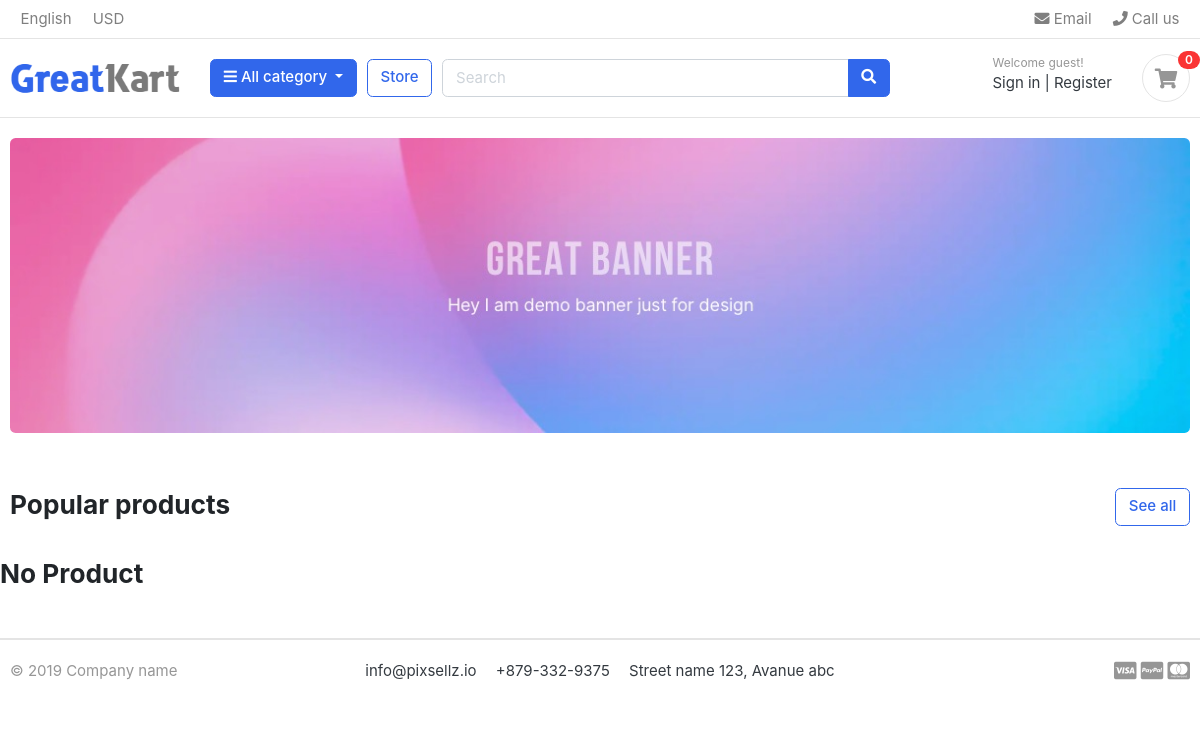
Before: / with the older database file.
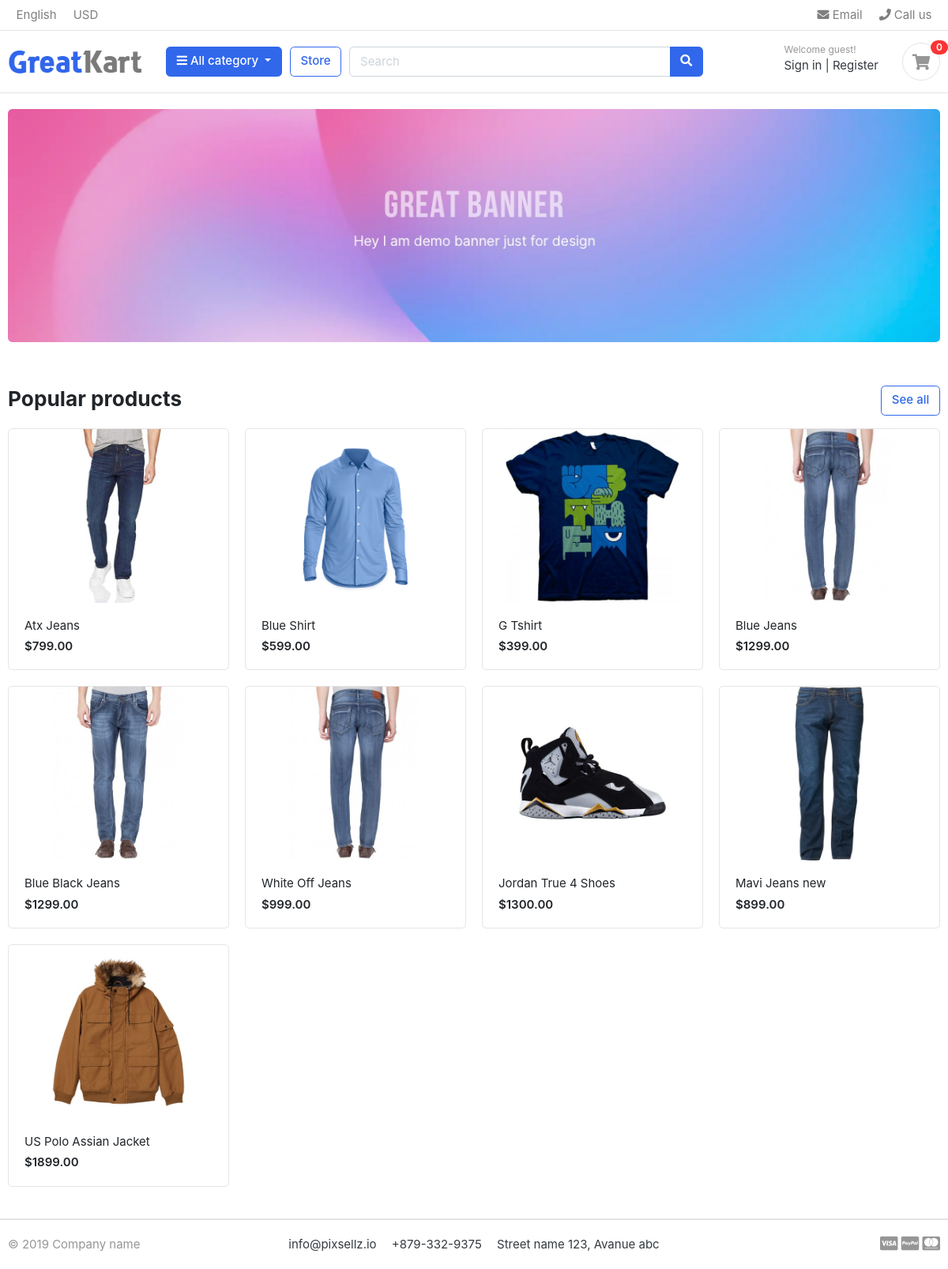
After: the same page with the newer database file.
### store/models.py (models this page shows, shortened)
class Product(models.Model):
    product_name = models.CharField(max_length=255, unique=True)
    slug = models.SlugField(max_length=255, unique=True)
    description = models.TextField(max_length=500, blank=True)
    price = models.DecimalField(max_digits=7, decimal_places=2)
    image = models.ImageField(upload_to='photos/products')
    stock = models.SmallIntegerField()
    is_available = models.BooleanField(default=True)
    catagory = models.ForeignKey(Catagory, on_delete=models.CASCADE)
    created_date = models.DateTimeField(auto_now_add=True)
    modified_date = models.DateTimeField(auto_now=True)
    class Meta:
        ordering = ['id']

### eyeview/views.py (the view)
# urls.py: path('', home, name="home"),
def home(request):
    products = Product.objects.all().filter(is_available=True)
    context = {'products':products}
    return render(request, 'home.html', context)

### templates/home.html
{% extends "base.html" %}
{% load static %}
{% block content %}
<section class="section-intro padding-y-sm">
    <div class="container">
        <div class="intro-banner-wrap">
            <img src="{% static 'images/banners/1.jpg' %}" class="img-fluid rounded">
        </div>
    </div>
</section>
<section class="section-name padding-y-sm">
    <div class="container">
        <header class="section-heading">
            <a href="./store.html" class="btn btn-outline-primary float-right">See all</a>
            <h3 class="section-title">Popular products</h3>
        </header>
        <div class="row">
            {% if products %}
            {% for product in products %}
            <div class="col-md-3">
                <div class="card card-product-grid">
                    <a href="./product-detail.html" class="img-wrap"> <img src="{{ product.image }}" alt="{{ product.product_name }}">
                    </a>
                    <figcaption class="info-wrap">
                        <a href="./product-detail.html" class="title">{{ product.product_name }}</a>
                        <div class="price mt-1">${{ product.price }}</div>
                    </figcaption>
                </div>
            </div>
            {% endfor %}
            {% else %}
            <header class="section-heading">
                <h3 class="section-title">No Product</h3>
            </header>
            {% endif %}
        </div>
    </div>
</section>
{% endblock %}

### templates/base.html (shortened to what this page needs)
{% load static %}
<!DOCTYPE HTML>
<html lang="en">
<head>
    <link href="{% static 'css/bootstrap.css'%}" rel="stylesheet" type="text/css" />
    <link href="{%static 'fonts/fontawesome/css/all.min.css' %}" type="text/css" rel="stylesheet">
    <link href="{% static 'css/ui.css' %}" rel="stylesheet" type="text/css" />
    <link href="{% static 'css/responsive.css' %}" rel="stylesheet" media="only screen and (max-width: 1200px)" />
</head>
<body>
    {% include "include/navbar.html" %}
    {% block content %}
    {% endblock %}
    {% include "include/footer.html"%}

### templates/include/navbar.html (shortened to what this page needs)
{% load static %}
<header class="section-header">
    <nav class="navbar p-md-0 navbar-expand-sm navbar-light border-bottom">
        <div class="container">
            <div class="collapse navbar-collapse" id="navbarTop4">
                <ul class="navbar-nav mr-auto">
                    <li class="nav-item dropdown">
                        <a href="#" class="nav-link"> English </a>
                    </li>
                    <li class="nav-item dropdown">
                        <a href="#" class="nav-link"> USD </a>
                    </li>
                </ul>
                <ul class="navbar-nav">
                    <li><a href="#" class="nav-link"> <i class="fa fa-envelope"></i> Email </a></li>
                    <li><a href="#" class="nav-link"> <i class="fa fa-phone"></i> Call us </a></li>
                </ul>
            </div>
        </div>
    </nav>
    <section class="header-main border-bottom">
        <div class="container">
            <div class="row align-items-center">
                <div class="col-lg-2 col-md-3 col-6">
                    <a href="./" class="brand-wrap">
                        <img class="logo" src="{%static './images/logo.png'%}">
                    </a>
                </div>
                <div class="col-lg col-sm col-md col-6 flex-grow-0">
                    <div class="category-wrap dropdown d-inline-block float-right">
                        <button type="button" class="btn btn-primary dropdown-toggle" data-toggle="dropdown">
                            <i class="fa fa-bars"></i> All category
                        </button>
                    </div>
                </div>
                <a href="./store.html" class="btn btn-outline-primary">Store</a>
                <div class="col-lg  col-md-6 col-sm-12 col">
                    <form action="#" class="search">
                        <div class="input-group w-100">
                            <input type="text" class="form-control" style="width:60%;" placeholder="Search">
                            <div class="input-group-append">
                                <button class="btn btn-primary" type="submit">
                                    <i class="fa fa-search"></i>
                                </button>
                            </div>
                        </div>
                    </form>
                </div>
                <div class="col-lg-3 col-sm-6 col-8 order-2 order-lg-3">
                    <div class="d-flex justify-content-end mb-3 mb-lg-0">
                        <div class="widget-header">
                            <small class="title text-muted">Welcome guest!</small>
                            <div>
                                <a href="./signin.html">Sign in</a> <span class="dark-transp"> | </span>
                                <a href="./register.html"> Register</a>
                            </div>
                        </div>
                        <a href="./cart.html" class="widget-header pl-3 ml-3">
                            <div class="icon icon-sm rounded-circle border"><i class="fa fa-shopping-cart"></i>
                            </div>
                            <span class="badge badge-pill badge-danger notify">0</span>
                        </a>
                    </div>
                </div>
            </div>
        </div>
    </section>
</header>

### templates/include/footer.html
{% load static%}
<footer class="section-footer border-top">
    <div class="container">
        <section class="footer-bottom border-top row">
            <div class="col-md-2">
                <p class="text-muted"> &copy 2019 Company name </p>
            </div>
            <div class="col-md-8 text-md-center">
                <span class="px-2">info@pixsellz.io</span>
                <span class="px-2">+879-332-9375</span>
                <span class="px-2">Street name 123, Avanue abc</span>
            </div>
            <div class="col-md-2 text-md-right text-muted">
                <i class="fab fa-lg fa-cc-visa"></i>
                <i class="fab fa-lg fa-cc-paypal"></i>
                <i class="fab fa-lg fa-cc-mastercard"></i>
            </div>
        </section>
    </div>
</footer>

### static/css/ui.css (style rules this page uses)
html { font-family: "Inter", sans-serif; font-size: 15px; }
.img-wrap { text-align: center; display: block; }
.img-wrap img { max-width: 100%; }
.icon-xs, .icon-sm, .icon-md, .icon-lg { display: inline-block; text-align: center; flex-shrink: 0; flex-grow: 0; }
.icon-sm { width: 48px; height: 48px; line-height: 48px !important; font-size: 20px; }
.padding-y-sm { padding-top: 20px; padding-bottom: 20px; }
.section-heading { margin-bottom: 20px; margin-top: 15px; }
.section-title { color: #212529; }
p:last-child { margin-bottom: 0; }
.header-main { position: relative; padding-top: 1rem; padding-bottom: 1rem; }
.brand-wrap .logo, .navbar-brand .logo { margin-right: 7px; max-height: 42px; display: inline-block; }
.widget-header { display: inline-block; vertical-align: middle; position: relative; }
.widget-header a { color: #343a40; }
.widget-header i { color: #969696; }
.widget-header .title { display: block; }
.widget-header .notify { position: absolute; top: -3px; right: -10px; }
.footer-bottom { padding-top: 20px; padding-bottom: 20px; }
[class*=card-product] a.title { color: #212529; display: block; }
[class*=card-product] .img-wrap { overflow: hidden; position: relative; }
[class*=card-product] .img-wrap img { height: 100%; max-width: 100%; width: auto; display: inline-block; -o-object-fit: cover; object-fit: cover; }
.card-product-grid { margin-bottom: 20px; }
.card-product-grid .img-wrap { border-radius: 0.2rem 0.2rem 0 0; height: 220px; }
.card-product-grid .info-wrap { overflow: hidden; padding: 18px 20px; }
.card .img-wrap { overflow: hidden; }
.notify { position: absolute; top: -4px; right: -10px; display: inline-block; padding: 0.25em 0.6em; font-size: 12px; line-height: 1; text-align: center; border-radius: 3rem; color: #fff; background-color: #fa3434; }
.price { font-weight: 600; color: #212529; }

Changed rows visible on the page:
added Product: image (picture), product_name "Atx Jeans", price "799.00"
added Product: image (picture), product_name "Blue Shirt", price "599.00"
added Product: image (picture), product_name "G Tshirt", price "399.00"
added Product: image (picture), product_name "Blue Jeans", price "1299.00"
added Product: image (picture), product_name "Blue Black Jeans", price "1299.00"
added Product: image (picture), product_name "White Off Jeans", price "999.00"
added Product: image (picture), product_name "Jordan True 4 Shoes", price "1300.00"
added Product: image (picture), product_name "Mavi Jeans new", price "899.00"
added Product: image (picture), product_name "US Polo Assian Jacket", price "1899.00"
Other visible differences:
text no longer shown: "No Product"
